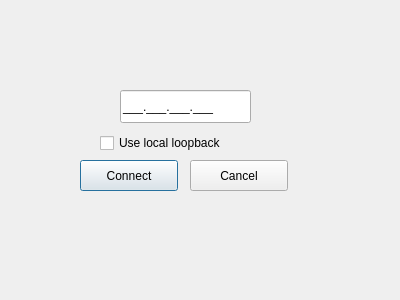
<?xml version="1.0" encoding="UTF-8"?>
<ui version="4.0">
 <class>set_server</class>
 <widget class="QDialog" name="set_server">
  <property name="geometry">
   <rect>
    <x>0</x>
    <y>0</y>
    <width>400</width>
    <height>300</height>
   </rect>
  </property>
  <property name="windowTitle">
   <string>Dialog</string>
  </property>
  <widget class="QLineEdit" name="lineEdit">
   <property name="geometry">
    <rect>
     <x>120</x>
     <y>90</y>
     <width>131</width>
     <height>33</height>
    </rect>
   </property>
   <property name="inputMask">
    <string>000.000.000.000;_</string>
   </property>
   <property name="text">
    <string>...</string>
   </property>
   <property name="placeholderText">
    <string/>
   </property>
  </widget>
  <widget class="QPushButton" name="pushButton">
   <property name="geometry">
    <rect>
     <x>80</x>
     <y>160</y>
     <width>98</width>
     <height>31</height>
    </rect>
   </property>
   <property name="text">
    <string>Connect</string>
   </property>
  </widget>
  <widget class="QPushButton" name="pushButton_2">
   <property name="geometry">
    <rect>
     <x>190</x>
     <y>160</y>
     <width>98</width>
     <height>31</height>
    </rect>
   </property>
   <property name="text">
    <string>Cancel</string>
   </property>
  </widget>
  <widget class="QCheckBox" name="checkBox">
   <property name="geometry">
    <rect>
     <x>100</x>
     <y>130</y>
     <width>151</width>
     <height>26</height>
    </rect>
   </property>
   <property name="text">
    <string>Use local loopback</string>
   </property>
  </widget>
 </widget>
 <resources/>
 <connections/>
</ui>
